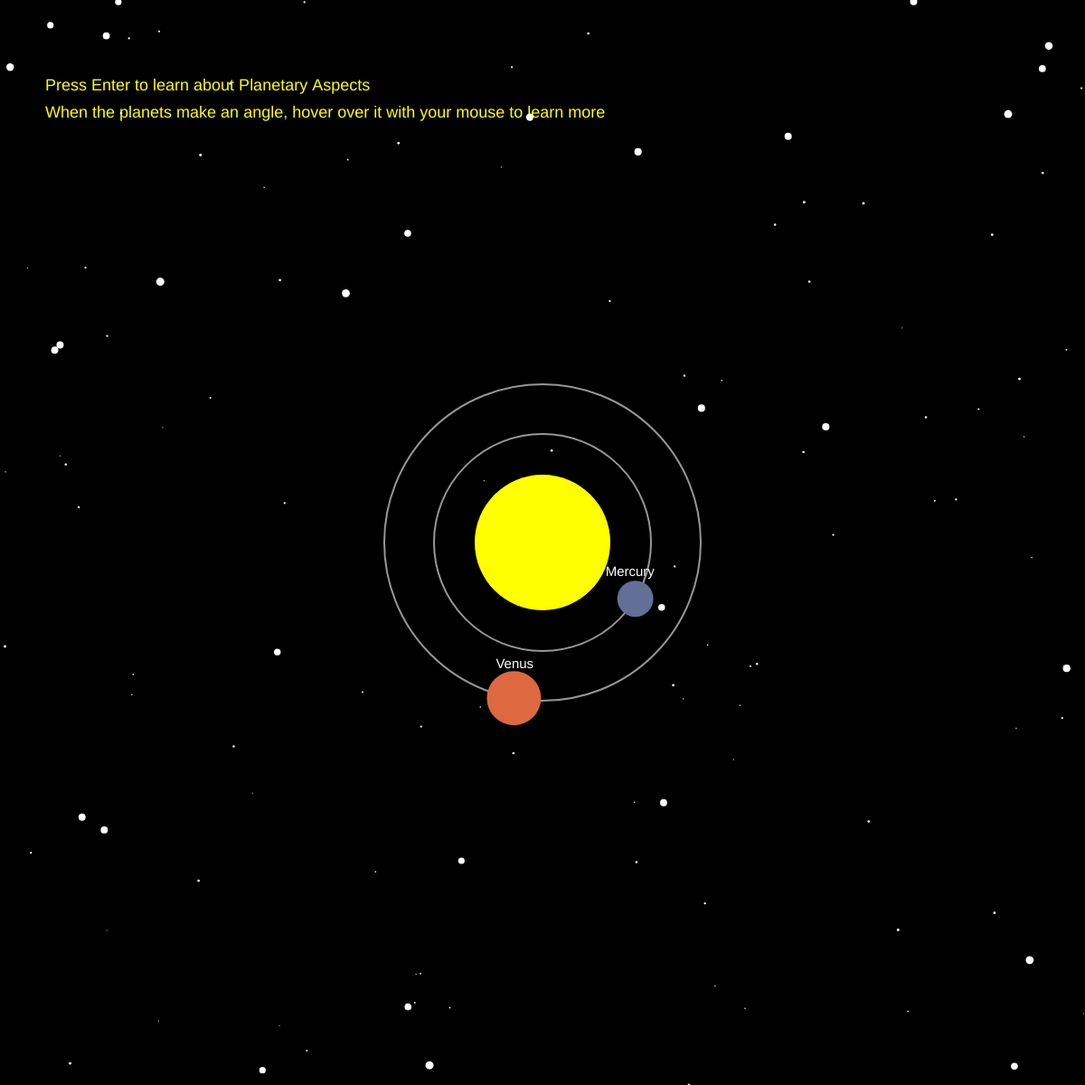
Frame 1 (no input)
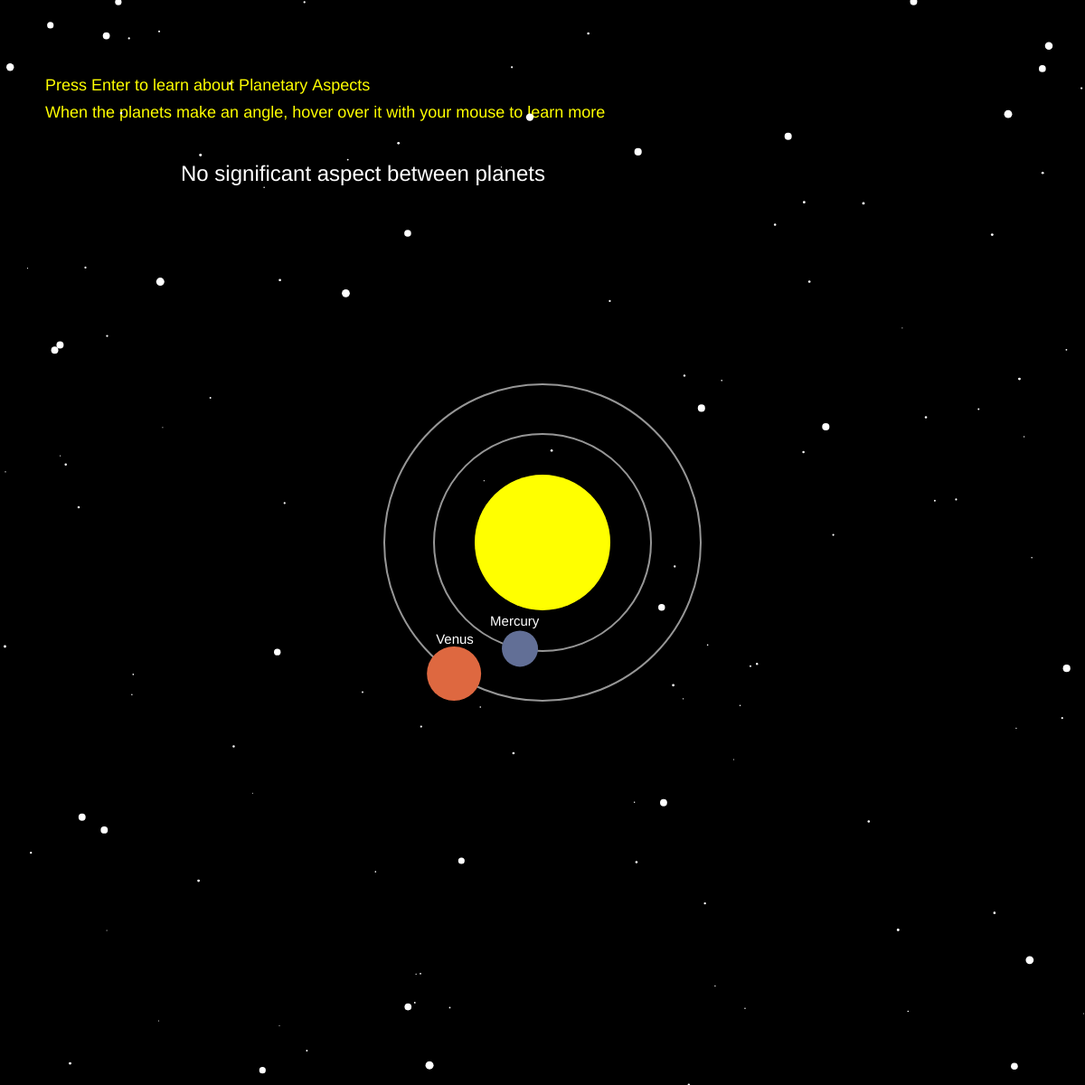
Frame 60 (no input)
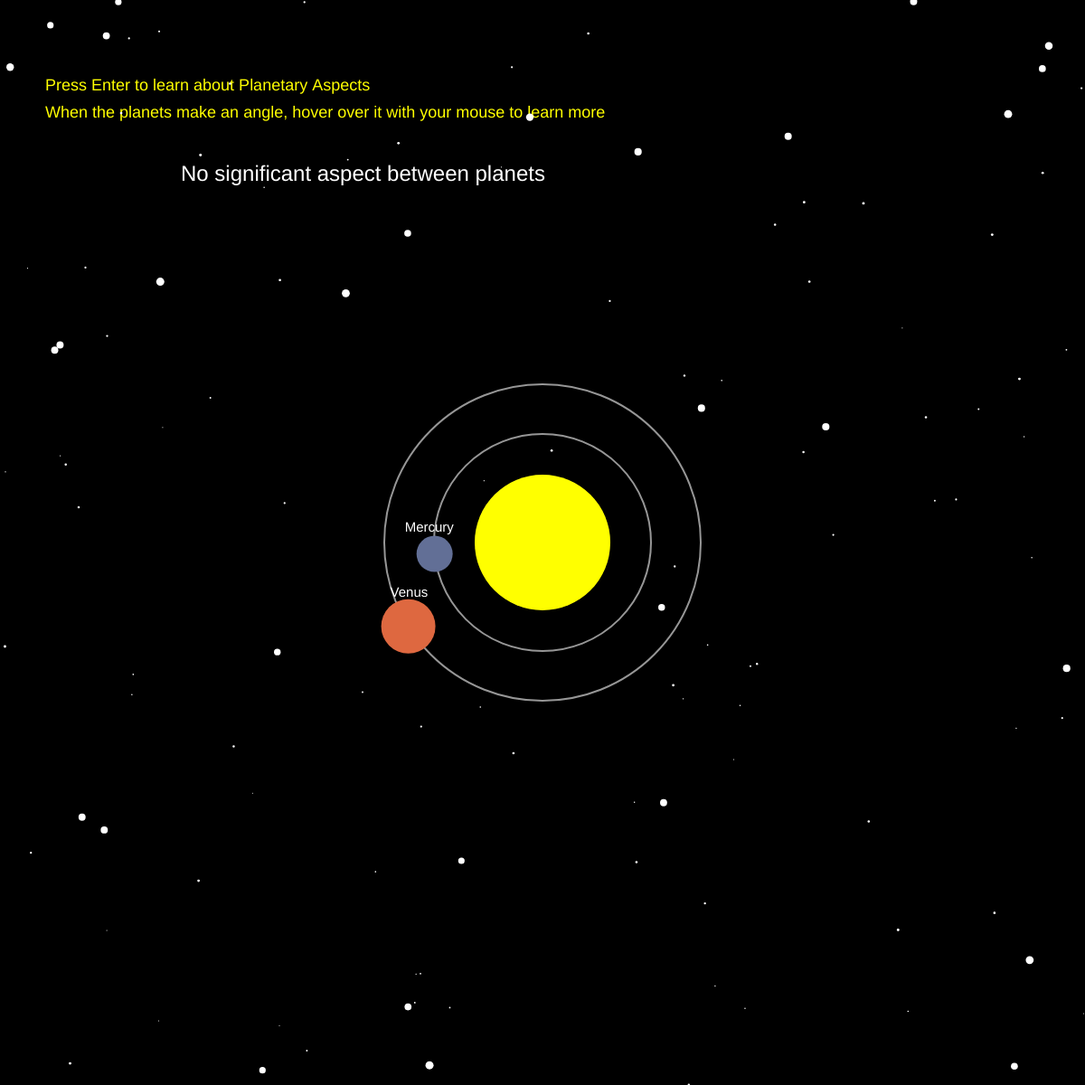
Frame 120 (the mouse pressed at the canvas centre since frame 60)

The p5.js sketch that drew these frames (run headless with seeded random() and noise() and a simulated clock; from frame 60 on, the mouse is pressed at the canvas centre):

// p5.js sketch
// ── sketch.js


let smallStars = [];
let bigStars = [];
let planets = [];

let isPaused = false;
var currentText;

const CONJUNCTION = 0;
const SEXTILE = 1;
const SQUARE = 2;
const TRINE = 3;
const OPPOSITION = 4;
const NONE = 5;

let alignment = NONE;


function setup() {
    angleMode(DEGREES);
    createCanvas(1200, 1200);

    

    for (let i = 0; i < 90; i++) {
        smallStars.push(new SmallStar());

  }

    for (let j = 0; j < 30; j++) {
        bigStars.push(new BigStar());
    }

 

    planets.push(new Planet(20, 120, 1.2, 30, color('#626f96'), "Mercury"));
    planets.push(new Planet(30, 175, 0.4, 100, color('#de6840'), "Venus"));
    // earth = new Planet(20, 230, 0.6, 190, color('green'));
    // planets.push(new Planet(30, 240, 1, 220, color('red'), "Mars"));
    // planets.push(new Planet(50, 340, 0.3, 60, color('#7e79a3'), "Jupiter"));
    // planets.push(new Planet(50, 450, 0.1, 120, color('gray'), "Saturn"));
   
    // jupiter = new Planet(50, 340, 0.3, 60, color('#7e79a3'));
    // saturn = new Planet(50, 450, 0.1, 120, color('gray'));


}


function draw() 
{

    background('black');
    noStroke();
    // frameRate(40);

  

    fill("white")
    textSize(24)
    text(currentText, width/2-400, height-1000);

    fill('yellow');
    textSize(18);
    text('Press Enter to learn about Planetary Aspects',width/2-550, height-1100);

    fill('yellow');
    textSize(18);
    text('When the planets make an angle, hover over it with your mouse to learn more',width/2-550, height-1070 )


    for (let i = 0; i < smallStars.length; i++) {
        smallStars[i].display();
    }

     for (let j = 0; j < bigStars.length; j++) {
        bigStars[j].display();
    } 

    fill('yellow');
    ellipse(width/2, height/2, 150)

    if (!isPaused) {
        for (let i = 0; i < planets.length; i++) {
            planets[i].update();
        }
    }


    currentText = "";

    



    for (let i = 0; i < planets.length; i++) {
        planets[i].display();
    }

    for (let i = 0; i < planets.length - 1; i++) {
        for (let j = i + 1; j < planets.length; j++) {

            

        
                planets[i].drawLineTo(planets[j]); // Draw lines between planets

            

           

            if (alignment == CONJUNCTION) {

                if (mouseX >= min(planets[i].x, planets[j].x) && mouseX <= max(planets[i].x, planets[j].x) 
                && mouseY >= min(planets[i].y, planets[j].y) && mouseY <= max(planets[i].y, planets[j].y)) {
                    
              

                    currentText = `This is a conjunction between ${planets[i].label} and ${planets[j].label}\nA conjunction happpens when there are 0 degrees between 2 planets\nA conjunction is a unifying alignment that merges the planets' influence\nA conjunction between these two encourages harmonious communication with others`;
                    
                     
                  }
                  else {
                    currentText ="";
                    
                  }

            }

            else if (alignment == SEXTILE) {

                if (mouseX >= min(planets[i].x, planets[j].x) && mouseX <= max(planets[i].x, planets[j].x) 
                && mouseY >= min(planets[i].y, planets[j].y) && mouseY <= max(planets[i].y, planets[j].y)) {
                    
                  

                    currentText = `This is a sextile between ${planets[i].label} and ${planets[j].label}\nA sextile happens when there is 60 degrees between two planets\nA sextile is a supportive aspect that signals comfort\nA sextile between these two suggests an opportunity for fresh ideas in creative process\nand cooperative energy in social networks`;

                    
                  }
                  else {
                    currentText ="";
                    
                  }

            }

            else if (alignment == SQUARE) {

                if (mouseX >= min(planets[i].x, planets[j].x) && mouseX <= max(planets[i].x, planets[j].x) 
                && mouseY >= min(planets[i].y, planets[j].y) && mouseY <= max(planets[i].y, planets[j].y)) {
                    
                

                    currentText = `This is a square between ${planets[i].label} and ${planets[j].label}\n A square happens where there is 90 degrees between two planets\n A square signals struggle or confusion\nA square between these two can lead to carelessness with words and\nconfusion in communication`;

                    
                  }

                  else {
                    currentText ="";
                    
                  }

            }

            else if (alignment == TRINE) {

                if (mouseX >= min(planets[i].x, planets[j].x) && mouseX <= max(planets[i].x, planets[j].x) 
                && mouseY >= min(planets[i].y, planets[j].y) && mouseY <= max(planets[i].y, planets[j].y)) {
                    
                   

                    currentText = `This is a trine between ${planets[i].label} and ${planets[j].label}\nA trine happens when there is 120 degrees between two planets\nA trine usually brings positive influence to make a impactful change\nA trine between these two suggests making adjustments\nin accomplishing your personal goals to lead you forward`;

                    
                  }
                  else {
                    currentText ="";
                    
                  }

            }


            else if (alignment == OPPOSITION) {

                if (mouseX >= min(planets[i].x, planets[j].x) && mouseX <= max(planets[i].x, planets[j].x) 
                && mouseY >= min(planets[i].y, planets[j].y) && mouseY <= max(planets[i].y, planets[j].y)) {
                    
                   

                    currentText = `This is an opposition between ${planets[i].label} and ${planets[j].label}\n An opposition happens when there is 180 degrees between two planets\nAn opposition creates tension and room for growth\nAn opposition between these two suggests an inner need\n to rework social contracts and creative visions`;

                   
                  }
                  else {
                    currentText ="";
                   
                  }

            }

            else if (alignment == NONE) {

                currentText = "No significant aspect between planets";

            }
            
        }
    }

    


}




function keyPressed() {
    if (keyCode === ENTER) {

        

        isPaused = !isPaused;
        console.log("pause boolean " + isPaused);




        let mvAngleDifference;
        

        alignment = NONE;

        

        

        for (let i = 0; i < planets.length - 1; i++) {
            for (let j = i + 1; j < planets.length; j++) {
               
            
              mvAngleDifference = Math.round(abs(planets[i].angle - planets[j].angle));
              console.log(mvAngleDifference);

                // Check for planetary alignments...
                if (0 <= mvAngleDifference && mvAngleDifference <= 3) {
                    planets[i].drawLine = true; // Set drawLine property to true for conjunction
                    alignment = CONJUNCTION;                                      
                    console.log('conjunction');
                    console.log("pause boolean in conjunction " + isPaused);
                   
                    
                } else if (59 <= mvAngleDifference && mvAngleDifference <= 65) {
                    planets[i].drawLine = true; // Set drawLine property to true for sextile
                    alignment = SEXTILE;   
                    console.log('sextile');
                } else if (88 <= mvAngleDifference && mvAngleDifference <= 92) {
                    planets[i].drawLine = true; // Set drawLine property to true for square
                    alignment = SQUARE;
                    console.log('square');
                } else if (118 <= mvAngleDifference && mvAngleDifference <= 122) {
                    planets[i].drawLine = true; // Set drawLine property to true for trine
                    alignment = TRINE;
                   
                    console.log('trine')
                } else if (178 <= mvAngleDifference && mvAngleDifference <= 182) {
                    planets[i].drawLine = true; // Set drawLine property to true for opposition
                    alignment = OPPOSITION;
                    console.log('opposition');
                } else {
                    planets[i].drawLine = false;
                    alignment = NONE;
                   
                }
            }
        }
       
    


    }
}


class Planet {
    constructor(radius, orbitRadius, orbitSpeed, angle, color, label) {
        this.radius = radius;
        this.orbitRadius = orbitRadius;
        this.angle = angle;
        this.orbitSpeed = orbitSpeed;
        this.color = color;
        this.label = label;
        this.x;
        this.y;
        this.drawLine = false;
    }

    // Update planet position
    update() {
        if(!isPaused) {
            this.angle += this.orbitSpeed;

        // Reset angle when it reaches or exceeds 360 degrees
        if (this.angle >= 360) {
            this.angle = 0;
        }

        this.drawLine = false;

        }
        
    }

    // Display planet
    display() {
        this.x = width/2 + this.orbitRadius * cos(this.angle);
        this.y = height/2 + this.orbitRadius * sin(this.angle);

        // Draw orbit
        noFill();
        strokeWeight(2);
        stroke(150);
        ellipse(width/2, height/2, this.orbitRadius * 2);

        // Draw planet
        fill(this.color);
        noStroke();
        ellipse(this.x, this.y, this.radius * 2);

      

        if (this.label === "Mercury") {
            noStroke();
            fill('white');
            textSize(15);
            text(this.label, this.x - 33, this.y - 25);
        } else if (this.label === "Venus") {
            noStroke();
            fill('white');
            textSize(15);
            text(this.label, this.x - 20, this.y - 33);
        } else if (this.label === "Mars") {
            noStroke();
            fill('white');
            textSize(15);
            text(this.label, this.x - 20, this.y - 35);
        }
        else if (this.label === "Jupiter") {
            noStroke();
            fill('white');
            textSize(15);
            text(this.label, this.x - 25, this.y - 56);
        }
        else if (this.label === "Saturn") {
            noStroke();
            fill('white');
            textSize(15);
            text(this.label, this.x - 25, this.y - 59);
        }

        
    }
  
   drawLineTo(target) {

     
        
        if (this.drawLine) {

        let lineWeight = 3;
            
        if(mouseX >= min(this.x, target.x) &&
                mouseX <= max(this.x, target.x) &&
                mouseY >= min(this.y, target.y) &&
                mouseY <= max(this.y, target.y))
        {
            lineWeight = 8;
            
        }

        stroke('yellow');
        strokeWeight(lineWeight);
        line(this.x, this.y, target.x, target.y);
    }

   
}
}









class SmallStar {
    constructor() {
        this.x = random(width);
        this.y = random(height);
        this.size = random(1,3);
        this.color = "white";
    }

    display() {
        noStroke();
        fill(this.color);
        ellipse(this.x, this.y, this.size);
    }
}

class BigStar {
    constructor() {
        this.x = random(width);
        this.y = random(height);
        this.size = random(7,9);
        this.color = "white";
    }

    display() {
        noStroke();
        fill(this.color);
        ellipse(this.x, this.y, this.size);
    }
}
